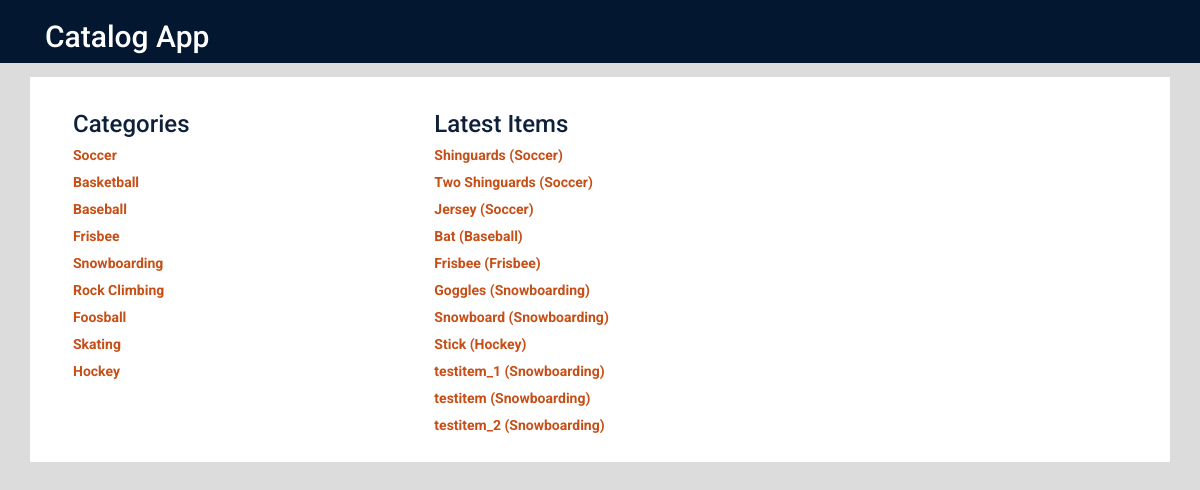
Before: / with the older database file.
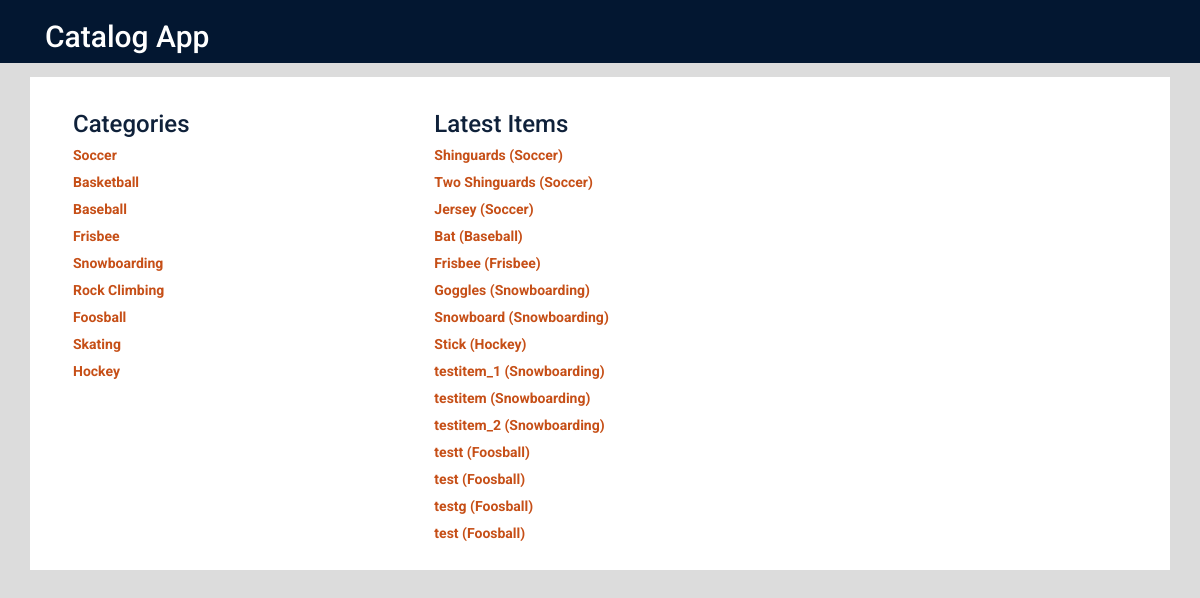
After: the same page with the newer database file.
### category_database_setup.py (models this page shows, shortened)
class Category(Base):
    __tablename__ = 'category'
    id = Column(Integer, primary_key=True)
    name = Column(String(250), nullable=False)

class StockItem(Base):
    __tablename__ = 'stock_item'
    name = Column(String(80), nullable=False)
    id = Column(Integer, primary_key=True)
    description = Column(String(250))
    category_id = Column(Integer, ForeignKey('category.id'))
    category = relationship(Category)

### categoryapp_webserver.py (the view)
@app.route('/')
def showLandingPage():
    DBSession = sessionmaker(bind=engine)
    session = DBSession()
    categories = session.query(Category).all()
    stockItem = session.query(StockItem).all()
    return render_template('content_area.html', categories=categories, stockItem=stockItem)

### categoryapp_webserver.py (called while the page is built)
@app.context_processor
def templateLoginStatus():
    access_token = login_session.get('access_token')
    if access_token is None:
        return dict(loginStatus=False)
    else:
        return dict(loginStatus=True)

### templates/content_area.html (shortened to what this page needs)
{% extends "main.html" %}
{% block content_area %}
<div class="container">
	<div class="banner main background_white">
		<div class="col-md-4">
			<h3>Categories</h3>
			{% for category in categories %}
				<a href = "{{url_for('showCategoryItems', category_name = category.name)}}">
					{{category.name}}
				</a>
			{% endfor %}
		</div>
		<div class="col-md-8">
			<h3>Latest Items</h3>
			{% for singleItem in stockItem %}
				<a href = "{{url_for('showStockItem', category_name = singleItem.category.name, stockItem_id = singleItem.id)}}">
					{{singleItem.name}} <span>({{singleItem.category.name}})</span>
				</a>
			{% endfor %}
		</div>
		<div class="clearfix"></div>
	</div>
</div>
{% endblock %}

### templates/main.html (shortened to what this page needs)
<!DOCTYPE html>
<html lang="en">
	<head>
		<link rel="stylesheet" href="//netdna.bootstrapcdn.com/bootstrap/3.1.1/css/bootstrap.min.css">
		<link rel=stylesheet type=text/css href="{{ url_for('static', filename='styles.css') }}">
	</head>
	<body>
		{% include "header.html" %}
		<div class="row">
			{% block content_area %}
			{% endblock %}
		</div>
	</body>
</html>

### templates/header.html (shortened to what this page needs)
<div class="row top-menu">
	<div class="container">
		<div class="col-md-6">
			<h2>Catalog App</h2>
		</div>
		<div class="col-md-6 text-right">
		</div>
	</div>
</div>

### static/styles.css (style rules this page uses)
* { font-family: "Helvetica Neue Bold", Roboto, Helvetica, Arial, sans-serif; font-weight: 700; }
a { font-size: 14px; color: #0093B9; line-height: 17px; }
.top-menu { background-color: #031731; color: #fff; }
body { background-color: #dcdcdc; }
.banner.main { margin: 1em 0 0 0; }
.background_white { background-color: #fff; padding: 1em 2em 2em 2em; }
h3 { color: #0f213a; }
a { display: block; margin: 10px 0 0 0; color: #c64f17; }

Changed rows visible on the page:
added StockItem: name "testt", category.name "Foosball"
added StockItem: name "test", category.name "Foosball"
added StockItem: name "testg", category.name "Foosball"
added StockItem: name "test", category.name "Foosball"
